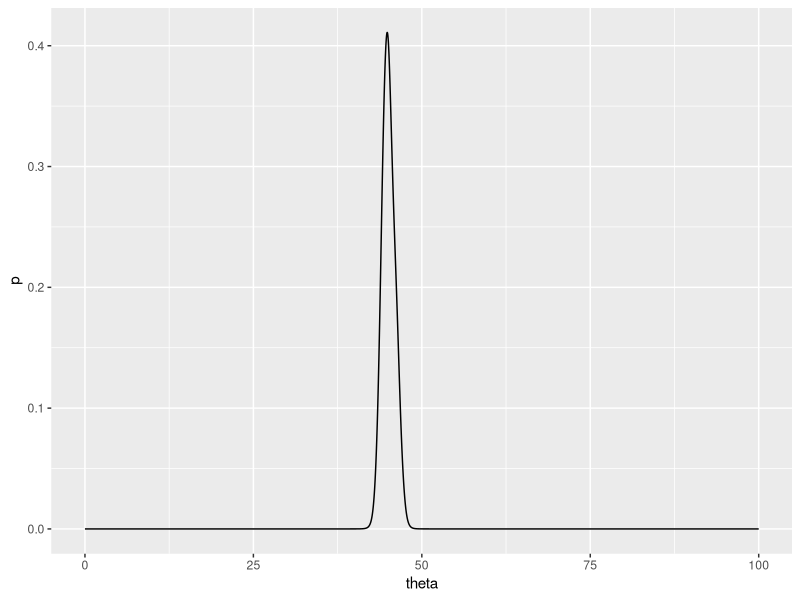
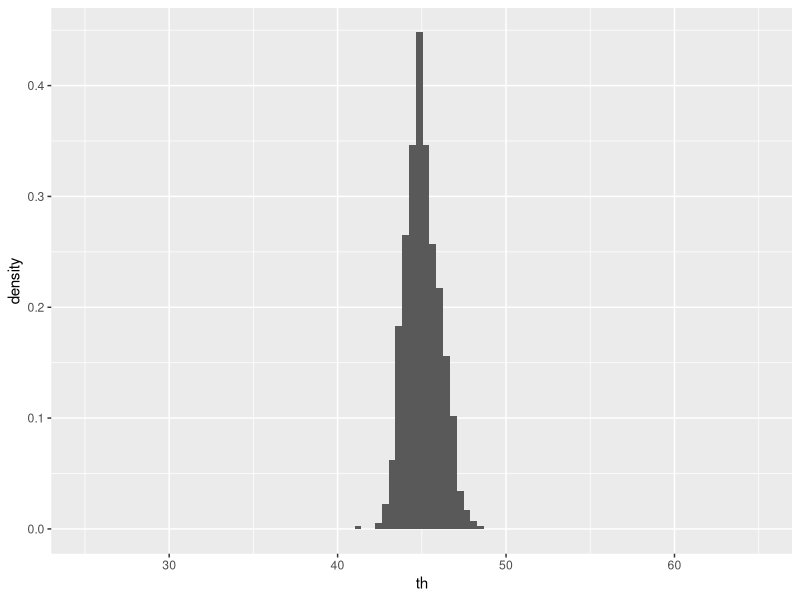
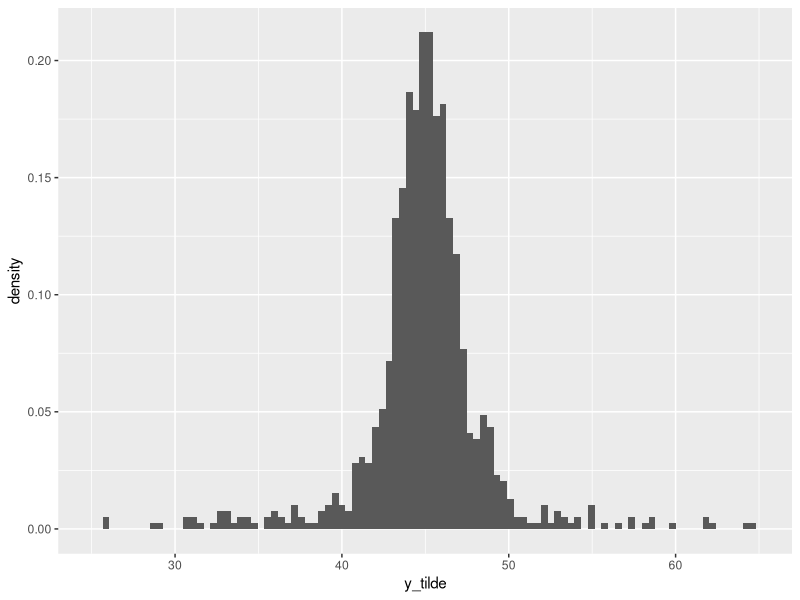

These charts were generated, in order, by the following R code:
# y_i ~ Cauchy(theta, 1), so p(y_i|theta) proportional to 1/(1+(y_i-theta)^2) for i = 1,...,5
# calculate unnormalised posterior on grid given prior p(theta) = Unif(theta|0, 100)
library(ggplot2)
library(tibble)

# number of grid points
m <- 10000

# make grid for theta values
theta <- seq(0, 100, length.out = m+1)

# data
y <- c(43, 44, 45, 46.5, 47.5)

# initialise uniform prior on grid
p <- rep(1, m+1)

# calculate unnormalised posterior by multiplying by likelihoods
for (x in y) {
   p <- p * dcauchy(x, location=theta)
}

# normalise
midpoints <- (p[1:m] + p[2:m+1])/2
int_p <- sum(midpoints) * 100 / m
p <- p / int_p

# plot
g <- ggplot(data=tibble(theta, p)) + geom_line(mapping=aes(x=theta, y=p))
g <- g + xlim(0, 100)
print(g)


# sample from posterior
th <- sample(theta, 1000, prob=p, replace=TRUE)
g <- ggplot(data=tibble(th)) + geom_histogram(mapping=aes(x=th, y=..density..), bins=100)
g <- g + xlim(25, 65)
print(g)


# sample from predictive distribution
# p(y_tilde, theta|y) = p(y_tilde|theta)p(theta|y) 
# since y_tilde conditionally independent of y given theta
y_tilde <- rcauchy(1000, location=th)
g <- ggplot(data=tibble(y_tilde))
g <- g + geom_histogram(mapping=aes(x=y_tilde, y=..density..), bins=100)
g <- g + xlim(25, 65)
print(g)
